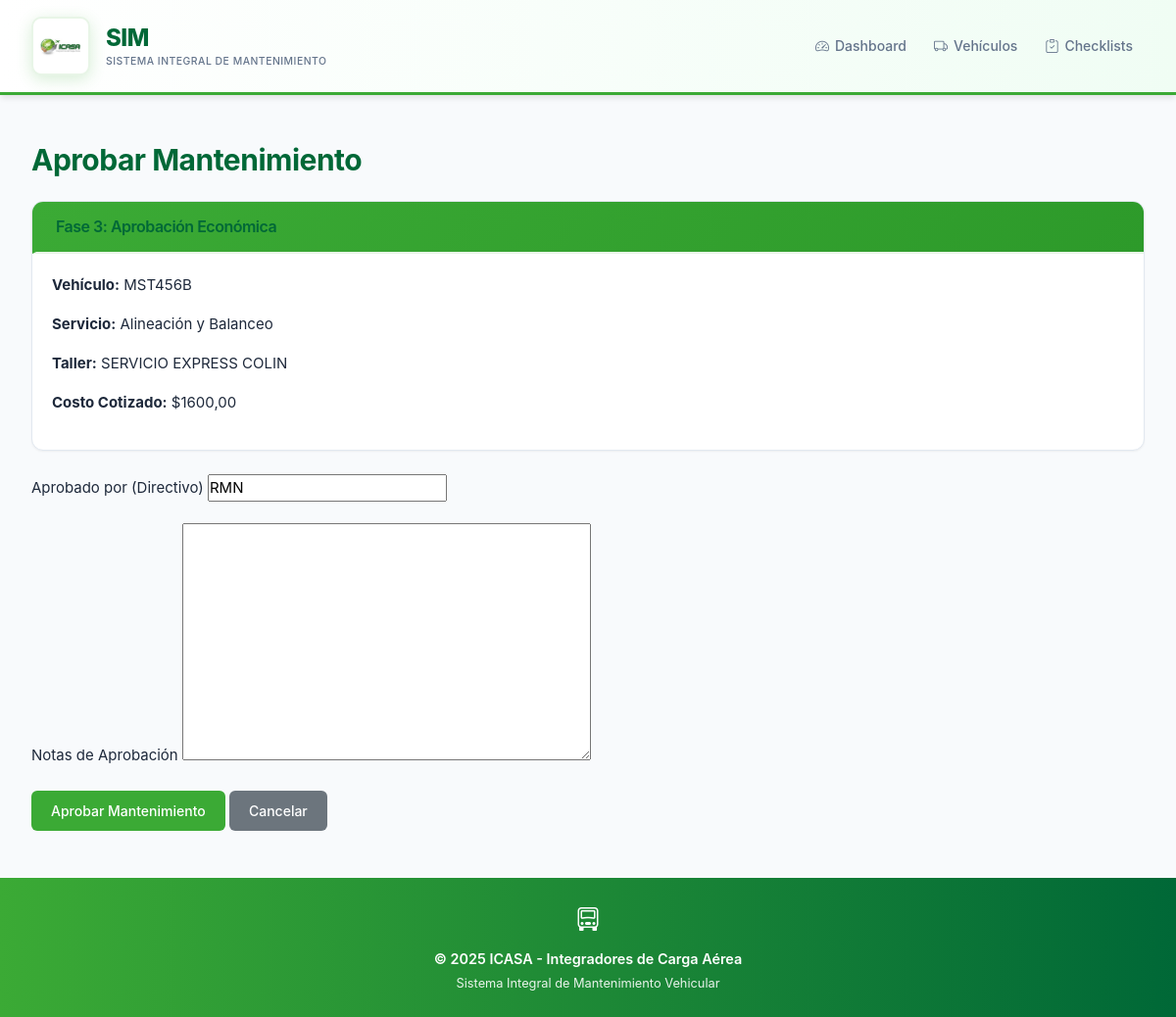
The page /maintenance/5/approve/ on the database its author committed.
### vehicles/models.py (models this page shows, shortened)
class Maintenance(models.Model):
    STATUS_CHOICES = [
        ('Detectado', 'Detectado'),
        ('Cotizado', 'Cotizado'),
        ('Aprobado', 'Aprobado'),
        ('Rechazado', 'Rechazado'),
        ('Completado', 'Completado'),
    ]
    vehicle = models.ForeignKey(Vehicle, on_delete=models.CASCADE, related_name='maintenances', verbose_name='Vehículo')
    maintenance_type = models.ForeignKey(MaintenanceType, on_delete=models.PROTECT, verbose_name='Tipo de Mantenimiento')
    workshop = models.ForeignKey(Workshop, on_delete=models.SET_NULL, null=True, blank=True, verbose_name='Taller')
    status = models.CharField(max_length=20, choices=STATUS_CHOICES, default='Detectado', verbose_name='Estado')
    detection_date = models.DateField(auto_now_add=True, verbose_name='Fecha de Detección')
    detected_by = models.CharField(max_length=200, default='Sistema', verbose_name='Detectado por')
    problem_description = models.TextField(default='', verbose_name='Descripción del Problema')
    quote_date = models.DateField(null=True, blank=True, verbose_name='Fecha de Cotización')
    estimated_cost = models.DecimalField(max_digits=8, decimal_places=2, null=True, blank=True, validators=[MinValueValidator(0)], verbose_name='Costo Cotizado')
    quote_file = models.FileField(upload_to='maintenance_quotes/', null=True, blank=True, verbose_name='Archivo de Cotización')
    approval_date = models.DateField(null=True, blank=True, verbose_name='Fecha de Aprobación')
    approved_by = models.CharField(max_length=200, blank=True, verbose_name='Aprobado por')
    approval_notes = models.TextField(blank=True, verbose_name='Notas de Aprobación')
    date = models.DateField(null=True, blank=True, verbose_name='Fecha de Realización')
    cost = models.DecimalField(max_digits=8, decimal_places=2, null=True, blank=True, validators=[MinValueValidator(0)], verbose_name='Costo Real')
    invoice_file = models.FileField(upload_to='maintenance_invoices/', null=True, blank=True, verbose_name='Factura')
    notes = models.TextField(blank=True, verbose_name='Notas')
    created_at = models.DateTimeField(auto_now_add=True, null=True, blank=True)
    updated_at = models.DateTimeField(auto_now=True, null=True, blank=True)
    class Meta:
        ordering = ['-created_at']
        verbose_name = 'Mantenimiento'
        verbose_name_plural = 'Mantenimientos'
        indexes = [models.Index(fields=['status']), models.Index(fields=['detection_date'])]

class Vehicle(models.Model):
    STATUS_CHOICES = [
        ('Active', 'Active'),
        ('Maintenance', 'Maintenance'),
        ('Out of service', 'Out of service')
    ]
    STATION_CHOICES = [
        ('Aguascalientes', 'Aguascalientes'),
        ('Baja California', 'Baja California'),
        ('Baja California Sur', 'Baja California Sur'),
        ('Campeche', 'Campeche'),
        ('Chiapas', 'Chiapas'),
        ('Chihuahua', 'Chihuahua'),
        ('Ciudad de México', 'Ciudad de México'),
        ('Coahuila', 'Coahuila'),
        ('Colima', 'Colima'),
        ('Durango', 'Durango'),
        ('Estado de México', 'Estado de México'),
        ('Guanajuato', 'Guanajuato'),
        ('Guerrero', 'Guerrero'),
        ('Hidalgo', 'Hidalgo'),
        ('Jalisco', 'Jalisco'),
        ('Michoacán', 'Michoacán'),
        ('Morelos', 'Morelos'),
        ('Nayarit', 'Nayarit'),
        ('Nuevo León', 'Nuevo León'),
        ('Oaxaca', 'Oaxaca'),
        ('Puebla', 'Puebla'),
        ('Querétaro', 'Querétaro'),
        ('Quintana Roo', 'Quintana Roo'),
        ('San Luis Potosí', 'San Luis Potosí'),
        ('Sinaloa', 'Sinaloa'),
        ('Sonora', 'Sonora'),
        ('Tabasco', 'Tabasco'),
        ('Tamaulipas', 'Tamaulipas'),
        ('Tlaxcala', 'Tlaxcala'),
        ('Veracruz', 'Veracruz'),
        ('Yucatán', 'Yucatán'),
        ('Zacatecas', 'Zacatecas'),
    ]
    plate = models.CharField(max_length=10, unique=True, verbose_name='Placa')
    brand = models.CharField(max_length=50, verbose_name='Marca')
    model = models.CharField(max_length=50, verbose_name='Modelo')
    year = models.IntegerField(
        validators=[MinValueValidator(1900), MaxValueValidator(datetime.now().year + 1)],
        verbose_name='Año'
    )
    status = models.CharField(max_length=20, choices=STATUS_CHOICES, default='Active', verbose_name='Estado')
    station = models.CharField(max_length=100, choices=STATION_CHOICES, blank=True, null=True, verbose_name='Estación')
    photo = models.ImageField(upload_to='vehicles/', null=True, blank=True, verbose_name='Foto')
    created_at = models.DateTimeField(auto_now_add=True, null=True, blank=True)
    updated_at = models.DateTimeField(auto_now=True, null=True, blank=True)
    class Meta:
        ordering = ['-created_at']
        verbose_name = 'Vehículo'
        verbose_name_plural = 'Vehículos'
        indexes = [models.Index(fields=['plate'])]

class MaintenanceType(models.Model):
    name = models.CharField(max_length=100, unique=True, verbose_name='Nombre')
    description = models.TextField(blank=True, verbose_name='Descripción')
    estimated_cost = models.DecimalField(max_digits=8, decimal_places=2, null=True, blank=True, verbose_name='Costo Estimado')
    class Meta:
        ordering = ['name']
        verbose_name = 'Tipo de Mantenimiento'
        verbose_name_plural = 'Tipos de Mantenimiento'

class Workshop(models.Model):
    name = models.CharField(max_length=200, verbose_name='Nombre del Taller')
    phone = models.CharField(max_length=20, verbose_name='Teléfono')
    address = models.TextField(verbose_name='Dirección')
    created_at = models.DateTimeField(auto_now_add=True)
    class Meta:
        ordering = ['name']
        verbose_name = 'Taller'
        verbose_name_plural = 'Talleres'

### vehicles/views_maintenance_phases.py (the view, shortened to what this page needs)
# urls.py: path('maintenance/<int:pk>/approve/', MaintenanceApproveView.as_view(), name='maintenance_approve'),
class MaintenanceApproveView(UpdateView):
    model = Maintenance
    template_name = 'vehicles/maintenance_approve.html'
    fields = ['approved_by', 'approval_notes']
    success_url = reverse_lazy('maintenance_list')

### vehicles/templates/vehicles/maintenance_approve.html (shortened to what this page needs)
{% extends 'vehicles/base.html' %}
{% block content %}
<h1>Aprobar Mantenimiento</h1>
<div class="card mt-4">
    <div class="card-header bg-success text-white">
        <h5>Fase 3: Aprobación Económica</h5>
    </div>
    <div class="card-body">
        <p><strong>Vehículo:</strong> {{ object.vehicle.plate }}</p>
        <p><strong>Servicio:</strong> {{ object.maintenance_type.name }}</p>
        <p><strong>Taller:</strong> {{ object.workshop.name }}</p>
        <p><strong>Costo Cotizado:</strong> ${{ object.estimated_cost }}</p>
    </div>
</div>
<form method="post" class="mt-4">
    <div class="mb-3">
        <label class="form-label">Aprobado por (Directivo)</label>
        {{ form.approved_by }}
    </div>
    <div class="mb-3">
        <label class="form-label">Notas de Aprobación</label>
        {{ form.approval_notes }}
    </div>
    <button type="submit" class="btn btn-success">Aprobar Mantenimiento</button>
    <a href="{% url 'maintenance_detail' object.pk %}" class="btn btn-secondary">Cancelar</a>
</form>
{% endblock %}

### static/css/main.css (style rules this page uses)
:root { --primary-color: #3BAA35; --secondary-color: #006837; --accent-color: #3BAA35; --accent-dark: #006837; --accent-muted: #e8f5e7; --metallic-gray: #A7A9AC; --nav-bg: #ffffff; --success-color: #3BAA35; --warning-color: #f59e0b; --danger-color: #dc2626; --info-color: #006837; --light-bg: #f8fafc; --card-bg: #ffffff; --border-color: #e2e8f0; --text-primary: #1e293b; --text-secondary: #64748b; --text-muted: #94a3b8; --shadow-sm: 0 1px 2px 0 rgba(0, 0, 0, 0.05); --shadow-md: 0 4px 6px -1px rgba(0, 0, 0, 0.1); --shadow-lg: 0 10px 15px -3px rgba(0, 0, 0, 0.1); --shadow-xl: 0 20px 25px -5px rgba(0, 0, 0, 0.1); --radius-sm: 6px; --radius-md: 10px; --radius-lg: 12px; --spacing-xs: 0.5rem; --spacing-sm: 0.75rem; --spacing-md: 1rem; --spacing-lg: 1.5rem; --spacing-xl: 2rem; }
* { margin: 0; padding: 0; box-sizing: border-box; }
body { font-family: 'Inter', -apple-system, BlinkMacSystemFont, 'Segoe UI', Roboto, sans-serif; background-color: var(--light-bg); color: var(--text-primary); line-height: 1.6; font-size: 15px; -webkit-font-smoothing: antialiased; -moz-osx-font-smoothing: grayscale; }
.card { border: 1px solid var(--border-color); border-radius: var(--radius-lg); box-shadow: var(--shadow-sm); transition: all 0.2s ease; background: var(--card-bg); overflow: hidden; }
.card-header { background: linear-gradient(135deg, #f0fdf4 0%, #ffffff 100%); border-bottom: 2px solid var(--accent-muted); border-left: 4px solid var(--primary-color); font-weight: 600; font-size: 0.95rem; padding: 1rem 1.25rem; color: var(--text-primary); }
.card-body { padding: 1.25rem; color: var(--text-primary) !important; }
.card-body * { color: var(--text-primary) !important; }
.card-body .table tbody td, .card-body .table tbody th, .card-body p, .card-body a, .card-body strong { color: var(--text-primary) !important; }
.btn { font-weight: 500; font-size: 0.875rem; padding: 0.625rem 1.25rem; border-radius: var(--radius-sm); transition: all 0.2s ease; border: none; display: inline-flex; align-items: center; gap: 0.5rem; cursor: pointer; }
.btn-success { background-color: var(--success-color); color: white; }
h1, h2, h3, h4, h5 { font-family: 'Inter', sans-serif; font-weight: 700; color: var(--secondary-color); letter-spacing: -0.5px; margin-bottom: 0; }
h1 { font-size: 1.875rem; }
h5 { font-size: 1rem; font-weight: 600; }
.card-header.bg-success { background: linear-gradient(135deg, var(--primary-color), #2d9a2a) !important; color: white !important; }

### rows shown on the page
Maintenance: vehicle.plate "MST456B", maintenance_type.name "Alineación y Balanceo", workshop.name "SERVICIO EXPRESS COLIN", estimated_cost "1600,00", approved_by "RMN"
